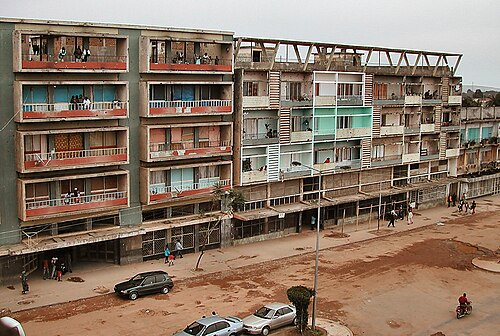
#> input picture tools/art/ai/refs/Buildings_at_Rua_Cinco_Huambo_Angola.jpg, 500 x 336 px, given in place of v3_textura_asfalto.png, which was not available
$ python build_ground_textures.py
#> lines starting #> are read from the running program, lines starting #| are printed output that depends on the picture
### tools/art/ai/build_assets.py
#!/usr/bin/env python3
"""
Transforma a arte gerada (tools/art/ai/raw) em recursos prontos para o Godot
(client/assets/demo):

  * objetos/edifícios/móveis: recorte, escala pelo tamanho real, âncora no ponto
    mais à frente (base) → usado na ordenação em profundidade (y-sort);
  * personagens: folhas de marcha normalizadas (mesma escala, pés alinhados) +
    poses paradas, numa folha por personagem e direção;
  * chão: texturas tornadas contínuas (sem costuras) e projetadas em losangos
    isométricos de 512×256 (4 m × 4 m);
  * manifest.json com tamanhos, âncoras, pegadas (colisão) e metadados.

    python3 tools/art/ai/build_assets.py
"""
import json, os, sys
import numpy as np
from PIL import Image

HERE = os.path.dirname(os.path.abspath(__file__))
sys.path.insert(0, HERE)
import process as P  # noqa: E402

ROOT = os.path.abspath(os.path.join(HERE, "..", "..", ".."))
RAW = os.path.join(HERE, "raw")
OUT = os.path.join(ROOT, "client", "assets", "demo")
PX_PER_M = 64  # meia largura do losango de 1 m (tile de 1 m = 128×64 px)

# id: (categoria, alvo, valor, pegada_m [w, d] ou None, extra)
# alvo "width" = largura final em px; "height" = altura final em px
# fonte (gerada A PARTIR DE FOTOS REAIS, specs/bairro_v2.json) → (categoria, alvo, valor, pegada_m, extra)
ASSETS = {
    "v2_correios": ("building", "width", (10 + 8) * PX_PER_M, [10, 8], {"name": "Correios", "out": "correios"}),
    "v2_governo": ("building", "width", (14 + 8) * PX_PER_M, [14, 8], {"name": "Governo Provincial", "out": "governo"}),
    "v2_casa_colonial": ("building", "width", (10 + 8) * PX_PER_M, [10, 8], {"name": "Casa do Jogador", "door": True, "out": "casa_colonial"}),
    "v2_cantina": ("building", "width", (6 + 5) * PX_PER_M, [6, 5], {"name": "Cantina Ekuikui", "out": "cantina"}),
    "v2_padaria": ("building", "width", (7 + 6) * PX_PER_M, [7, 6], {"name": "Padaria Planalto", "out": "padaria"}),
    "v2_predio": ("building", "width", (9 + 7) * PX_PER_M, [9, 7], {"name": "Prédio da Rua Cinco", "out": "predio_60"}),
    "v2_obelisco": ("prop", "height", 640, [3, 3], {"name": "Praça Agostinho Neto", "out": "obelisco"}),
    "v2_eucalipto": ("prop", "height", 560, [1, 1], {"out": "arvore_eucalipto"}),
    "v2_jacaranda": ("prop", "height", 430, [1.5, 1.5], {"out": "jacaranda"}),
    "v2_palmeira": ("prop", "height", 300, [1.5, 1.5], {"out": "palmeira"}),
    "v2_candeeiro": ("prop", "height", 340, [0.4, 0.4], {"light": True, "out": "candeeiro"}),
    "v2_kupapata": ("prop", "width", 170, [1.6, 0.8], {"out": "kupapata"}),
    "v2_zungueira": ("prop", "width", 230, [1.8, 1.2], {"name": "Zungueira", "out": "bancada_zungueira"}),
    # v3 — a partir de fotografias oficiais atuais (huambo.gov.ao, refs/oficiais)
    "v3_predio_rosa": ("building", "width", (8 + 8) * PX_PER_M, [8, 8], {"name": "Hotel iU", "out": "predio_rosa"}),
    "v3_predio_castanho": ("building", "width", (8 + 7) * PX_PER_M, [8, 7], {"name": "Prédio Kuito", "out": "predio_castanho"}),
    "v3_banco": ("building", "width", (8 + 7) * PX_PER_M, [8, 7], {"name": "Banco Planalto", "out": "banco"}),
    "v3_escola": ("building", "width", (14 + 8) * PX_PER_M, [14, 8], {"name": "Escola Primária", "out": "escola"}),
    "v3_loja_telecom": ("building", "width", (8 + 7) * PX_PER_M, [8, 7], {"name": "Loja Kanda Móvel", "out": "loja_telecom"}),
    "v3_edificio_vermelho": ("building", "width", (9 + 7) * PX_PER_M, [9, 7], {"name": "Tribunal da Comarca", "out": "tribunal"}),
    "v3_bancada_mercado": ("prop", "width", 230, [1.8, 1.2], {"name": "Banca do Mercado", "out": "bancada_mercado"}),
    "v3_arvore_avenida": ("prop", "height", 380, [1, 1], {"out": "arvore_avenida"}),
    "v3_interior_sala": ("room", "width", 1180, [8, 7], {"out": "interior_sala"}),
    # PROVISÓRIO: sem fotografias reais de interiores do Huambo ainda (ver REFERENCIAS.md)
    "movel_sofa": ("furniture", "width", 250, [2, 1], {"price": 45000, "label": "Sofá", "provisorio": True}),
    "movel_poltrona": ("furniture", "width", 130, [1, 1], {"price": 22000, "label": "Poltrona", "provisorio": True}),
    "movel_mesa_centro": ("furniture", "width", 150, [1, 1], {"price": 12000, "label": "Mesa de centro", "provisorio": True}),
    "movel_tv": ("furniture", "width", 180, [2, 1], {"price": 85000, "label": "Televisor", "provisorio": True}),
    "movel_cama": ("furniture", "width", 300, [2, 2], {"price": 95000, "label": "Cama de casal", "provisorio": True}),
    "movel_mesa_jantar": ("furniture", "width", 270, [2, 2], {"price": 60000, "label": "Mesa de jantar", "provisorio": True}),
    "movel_frigorifico": ("furniture", "height", 230, [1, 1], {"price": 150000, "label": "Frigorífico", "provisorio": True}),
    "movel_fogao": ("furniture", "width", 130, [1, 1], {"price": 70000, "label": "Fogão + botija", "provisorio": True}),
    "movel_tapete": ("furniture", "width", 300, [2, 2], {"price": 18000, "label": "Tapete", "floor": True, "provisorio": True}),
    "movel_planta": ("furniture", "height", 150, [1, 1], {"price": 8000, "label": "Planta", "provisorio": True}),
    "movel_candeeiro": ("furniture", "height", 200, [1, 1], {"price": 15000, "label": "Candeeiro", "provisorio": True}),
}
CHARACTERS = {
    "homem": {"ref": "v2_ref_homem", "down": "v2_homem_andar_baixo", "up": "v2_homem_andar_cima", "name": "Kiala"},
    "mulher": {"ref": "v2_ref_mulher", "down": "v2_mulher_andar_baixo", "up": "v2_mulher_andar_cima", "name": "Nzinga"},
}
TEXTURES = ["v3_textura_asfalto", "v3_textura_calcada", "v2_textura_terra", "v3_textura_relva"]
CHAR_H = 300  # altura na textura (exibida a 0,5 → 150 px no mundo)


# [124 lines left out: functions base_anchor, make_shadow, build_objects, build_characters, foot_spread, feet and 1 more, not called in this run]


def seamless(arr: np.ndarray) -> np.ndarray:
    """Torna uma textura contínua: mistura com uma cópia deslocada meio período, com máscara radial."""
    h, w = arr.shape[:2]
    shifted = np.roll(arr, (h // 2, w // 2), (0, 1))
    yy, xx = np.mgrid[0:h, 0:w]
    m = np.minimum(np.minimum(xx, w - 1 - xx) / (w / 2), np.minimum(yy, h - 1 - yy) / (h / 2))
    m = np.clip(m * 1.6, 0, 1)[..., None]
    return arr * m + shifted * (1 - m)


# [42 lines left out: function build_tiles, not called in this run]


# [8 lines that do not run on import are left out]

### tools/art/ai/build_ground_textures.py
#!/usr/bin/env python3
"""Texturas quadradas contínuas do chão (ruas desenhadas como polígonos nos bairros com ruas reais)."""
import os
import numpy as np
from PIL import Image, ImageFilter
from build_assets import RAW, OUT, TEXTURES, seamless

for t in TEXTURES:
    im = Image.open(os.path.join(RAW, t + ".png")).convert("RGB")
#> im is the input picture: PIL image 500x336 RGB; mean R, G, B 137.9, 118.1, 102
    w0, h0 = im.size
#> w0 = 500; h0 = 336
    im = im.crop((int(w0 * 0.15), int(h0 * 0.15), int(w0 * 0.85), int(h0 * 0.85))).resize((512, 512), Image.LANCZOS)
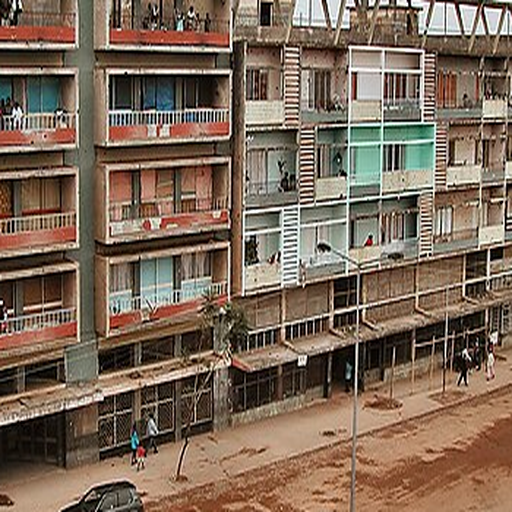
#> im: PIL image 512x512 RGB; mean R, G, B 125.2, 105.3, 88.7
    tex = np.asarray(im).astype(np.float32)
    low = np.asarray(Image.fromarray(tex.astype(np.uint8)).filter(ImageFilter.GaussianBlur(60))).astype(np.float32)
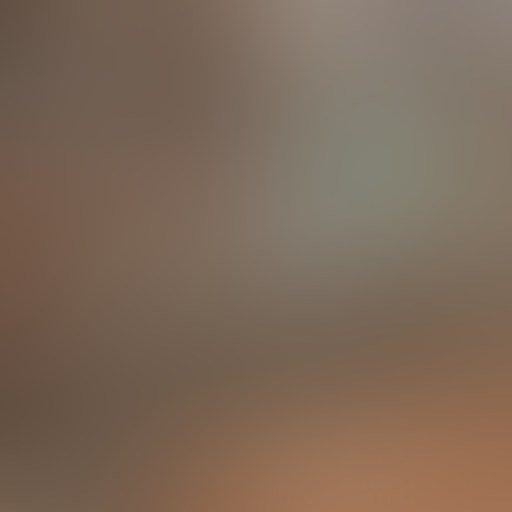
#> low: shape (512, 512, 3) float32; mean R, G, B 125.3, 105.3, 88.7
    tex = tex - low + low.mean(axis=(0, 1), keepdims=True)
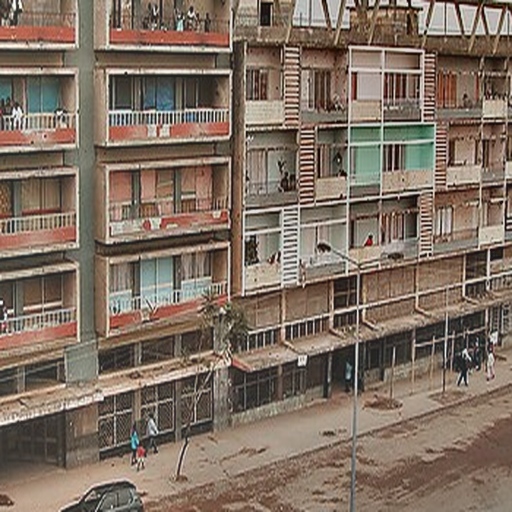
#> tex: shape (512, 512, 3) float32; mean R, G, B 125.3, 105.3, 88.7; drawn with min black and max white
    if not t.endswith("textura_calcada"):
        tex = seamless(tex)
#> in seamless, `shifted = np.roll(arr, (h // 2, w // 2), (0, 1))`:
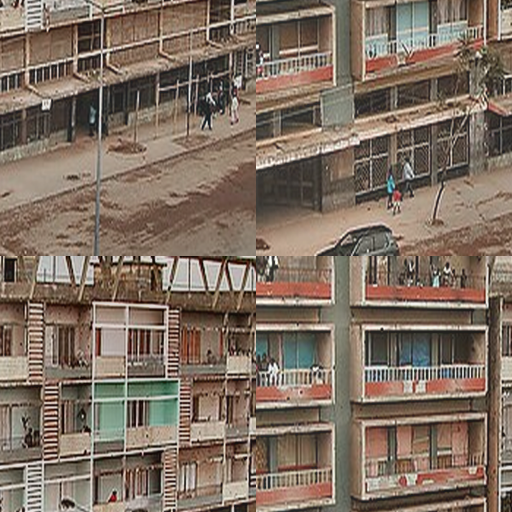
#> shifted: shape (512, 512, 3) float32; mean R, G, B 125.3, 105.3, 88.7; drawn with min black and max white
#> in seamless, `m = np.minimum(np.minimum(xx, w - 1 - xx) / (w / 2), np.minimum(yy, h ..`:
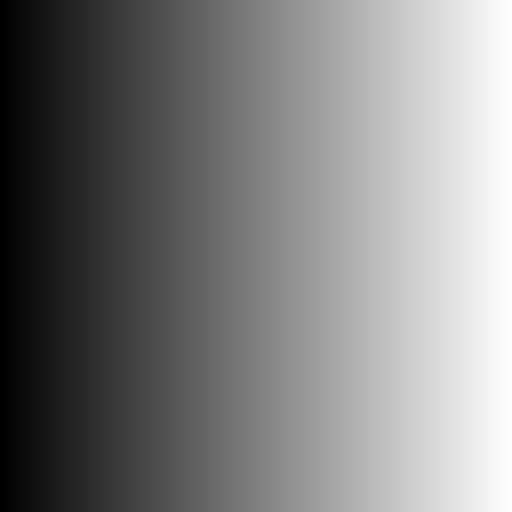
#> xx: shape (512, 512) int64; min 0, max 511, mean 255.5; drawn with min black and max white
#> in seamless, `m = np.minimum(np.minimum(xx, w - 1 - xx) / (w / 2), np.minimum(yy, h ..`:
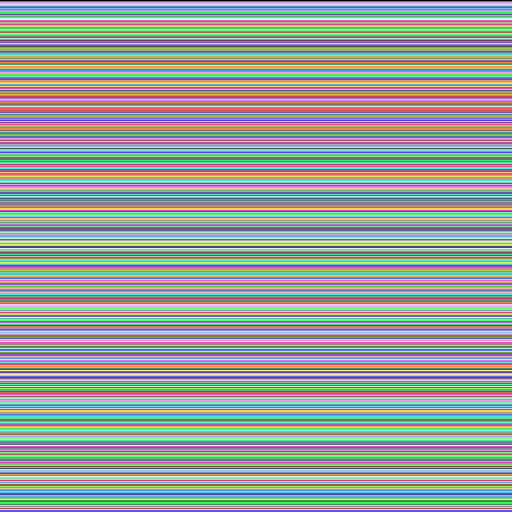
#> yy: shape (512, 512) int64; 512 distinct labels, from 0 to 511; one colour per label, 0 black
#> in seamless, `return arr * m + shifted * (1 - m)`:
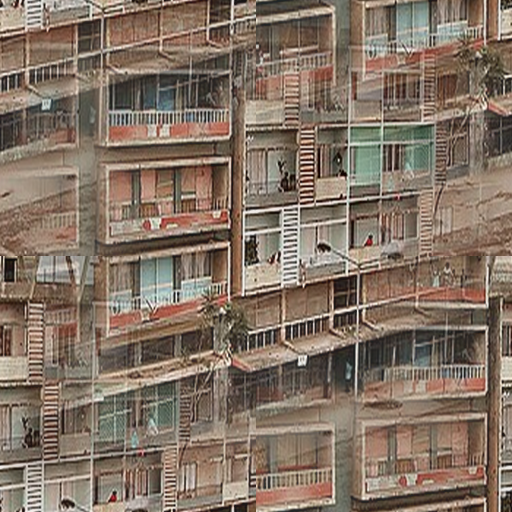
#> returned value: shape (512, 512, 3) float64; mean of channels 0, 1, 2 124.8, 105.5, 89.1; drawn with min black and max white
    name = t.replace("v2_", "").replace("v3_", "").replace("textura_", "")
    Image.fromarray(tex.clip(0, 255).astype(np.uint8)).save(os.path.join(OUT, f"chao_{name}.png"), optimize=True)
    print("chao_" + name)
#> pass 2 of the loop `for t in TEXTURES:`:
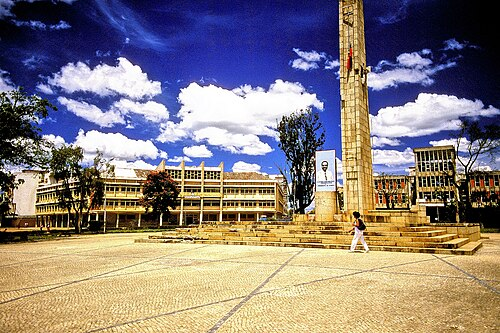
#> input picture tools/art/ai/refs/Cenral_Square_Huambo.Angola_-_panoramio.jpg, 500 x 333 px, given in place of v3_textura_calcada.png, which was not available
#> im is the input picture: PIL image 500x333 RGB; mean R, G, B 137.7, 127.2, 125.4
#> im: PIL image 512x512 RGB
#> `tex = tex - low + low.mean(axis=(0, 1), keepdims=True)`:
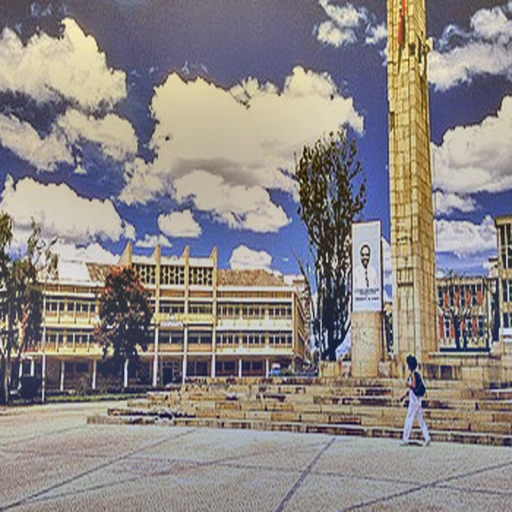
#> tex: shape (512, 512, 3) float32; mean R, G, B 160.1, 151.2, 148.5; drawn with min black and max white
#> `Image.fromarray(tex.clip(0, 255).astype(np.uint8)).save(os.path.join(O..`:
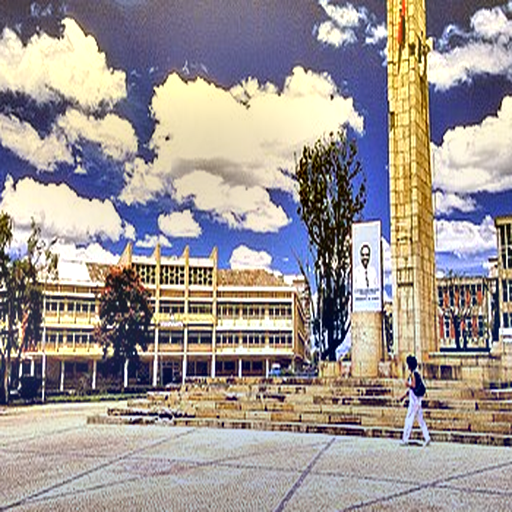
#> saved as chao_calcada.png: PIL image 512x512 RGB; mean R, G, B 158.7, 150.4, 148
#> (the run stopped early here; a loop or call above may not have finished)
